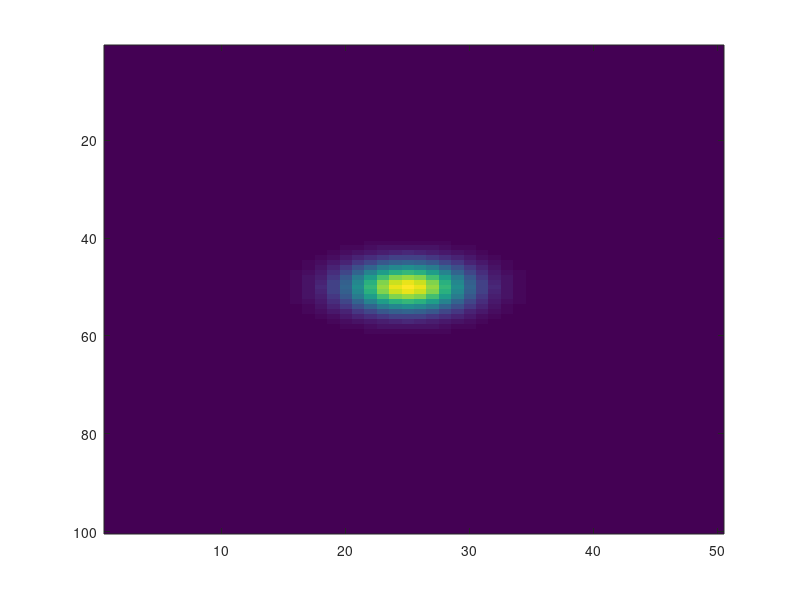
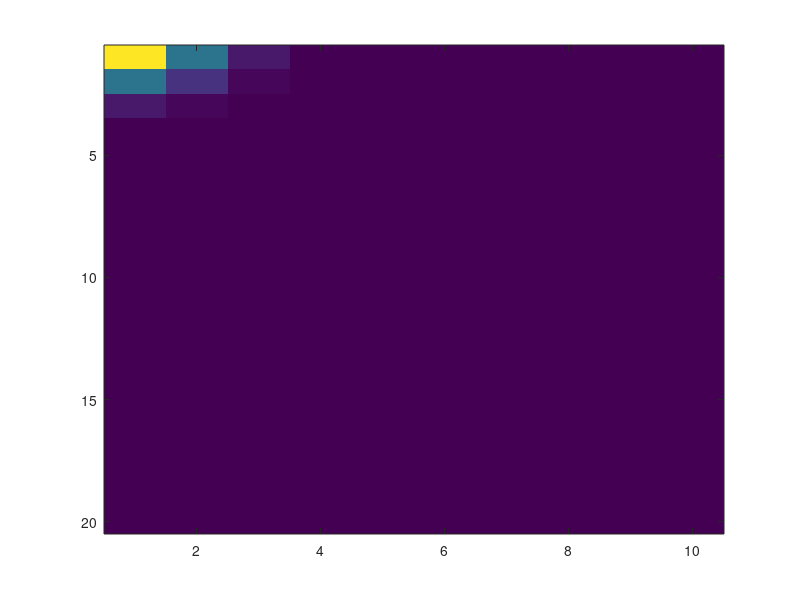

Reproduce these figures in MATLAB, in order.
%% Computational Cognitive Neuroscience
% Assignment 1
% How the brain represents space around the body (peri-personal space)
%
%

%% Neural models
clearvars

% Variables
I_var = 0.3; % spatial extension (variance) of input
I_time = 200; % length of input (ms)
delta_dist = 0.2; % spatial change

% Tactile neurons
Mt = 40;
Nt = 20;
neurons_tac = zeros(Mt,Nt); % array of neurons
RFdist_tac = 0.5; % receptive field distance, to be multiplied by position
area_tac = zeros((RFdist_tac * Mt),(RFdist_tac * Nt)); % receptive area
RF_tac = zeros(size(area_tac)/delta_dist); % skin area
Io_tac = 2.5; % input amplitude
I_tac = area_tac; % input in space
[x_tac,y_tac] = size(RF_tac); % AREA_TAC OR I/RF_TAC????????
x0_tac = x_tac/2; % centre, x axis
y0_tac = y_tac/2; % centre, y axis

% Auditory neurons
Ma = 20;
Na = 3;
neurons_aud = zeros(Ma,Na); % array of neurons
RFdist_aud = 10; % receptive field distance, to be multiplied by position
area_aud = zeros((RFdist_aud * Ma),(RFdist_aud * Na)); % receptive area
RFvar_aud = 10; % spatial extension (variance) of receptive field
Io_aud = 3.6; % input amplitude
I_aud = neurons_aud; % input to each neuron
[x_aud,y_aud] = size(area_aud);
x0_aud = x_aud/2; % centre, x axis
y0_aud = y_aud/2; % centre, y axis


% Tactile model

% Input Gaussian
for x = 1:((Mt*RFdist_tac)/delta_dist)
    for y = 1:((Nt*RFdist_tac)/delta_dist)
        I_tac(x,y) = Io_tac * exp(-((x - x0_tac)^2 + (y - y0_tac)^2)/2 * I_var^2);
        %RF_tac(x,y) = exp(-((x - ((x*delta_dist)/RFdist_tac))^2 + (y - ((y*delta_dist)/RFdist_tac))^2)/2);
    end
end

% Receptive field Gaussian
for x = 1:(Mt*RFdist_tac)
    for y = 1:(Nt*RFdist_tac)
        RF(x,y) = exp(-((x - (x*delta_dist))^2 + (y - (y*delta_dist))^2)/2);
    end
end


figure
imagesc(I_tac)

figure
imagesc(RF)

       